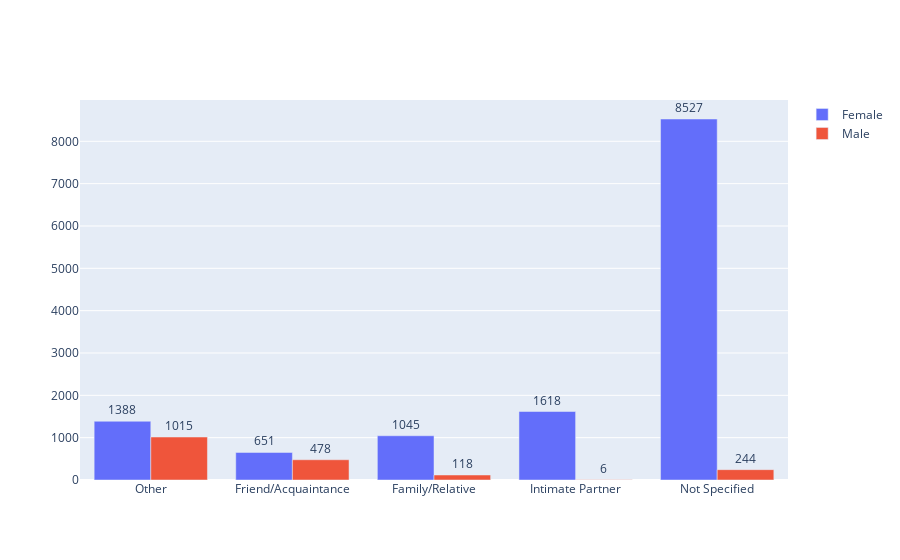

Source (notebook cell):
### Code cell
data_bar_f = data[(data.RecruiterRelationship.notna()) & (data.gender == 'Female')].RecruiterRelationship.apply(lambda x: pd.value_counts(str(x).split("; "))).sum(axis = 0)
data_bar_m = data[(data.RecruiterRelationship.notna()) & (data.gender == 'Male')].RecruiterRelationship.apply(lambda x: pd.value_counts(str(x).split("; "))).sum(axis = 0)
fig = go.Figure(data=[
    go.Bar(name='Female', x=data_bar_f.index, y=data_bar_f),
    go.Bar(name='Male', x=data_bar_m.index, y=data_bar_m)
])
fig.update_traces(texttemplate='%{value}', textposition='outside')
fig.show()

### Figure 1 — Plotly figure (JSON) as saved in the notebook; plotly's stock layout.template omitted (floating-point values rounded to 4 significant figures)
{"data": [{"name": "Female", "textposition": "outside", "texttemplate": "%{value}", "type": "bar", "x": ["Other", "Friend/Acquaintance", "Family/Relative", "Intimate Partner", "Not Specified"], "y": [1388, 651, 1045, 1618, 8527]}, {"name": "Male", "textposition": "outside", "texttemplate": "%{value}", "type": "bar", "x": ["Friend/Acquaintance", "Other", "Family/Relative", "Not Specified", "Intimate Partner"], "y": [478, 1015, 118, 244, 6]}], "layout": {}}
